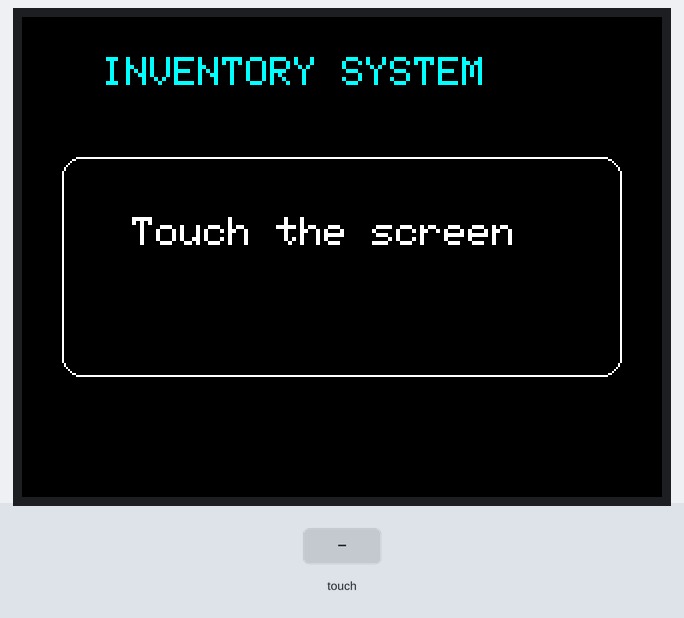
This sketch was run on a simulated ESP32. Parts: 320×240 colour display. The test bench sets the inputs (shaded band). What the sketch prints to the serial monitor is not drawn.

Above: at 1.4 s.
1.5 s: touch panel pressed at 13 % / 10 % of its raw x / y range
At 1.9 s:
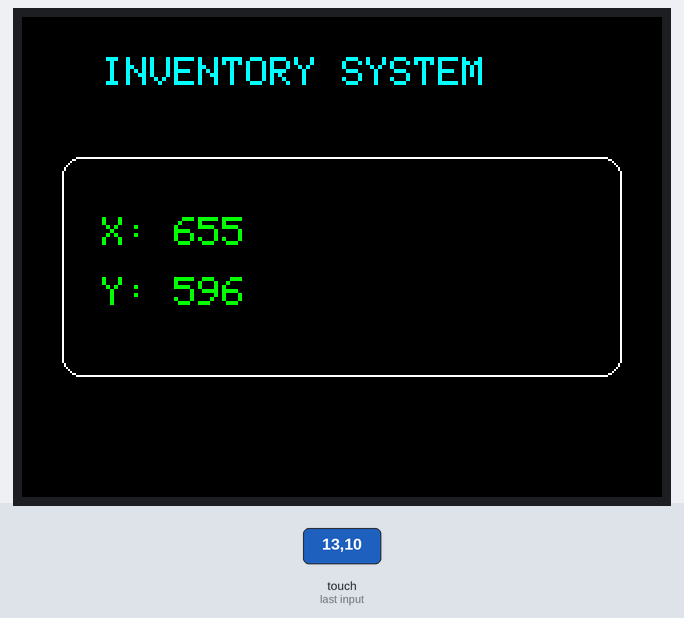
3.0 s: touch panel pressed at 38 % / 10 % of its raw x / y range
At 4.3 s:
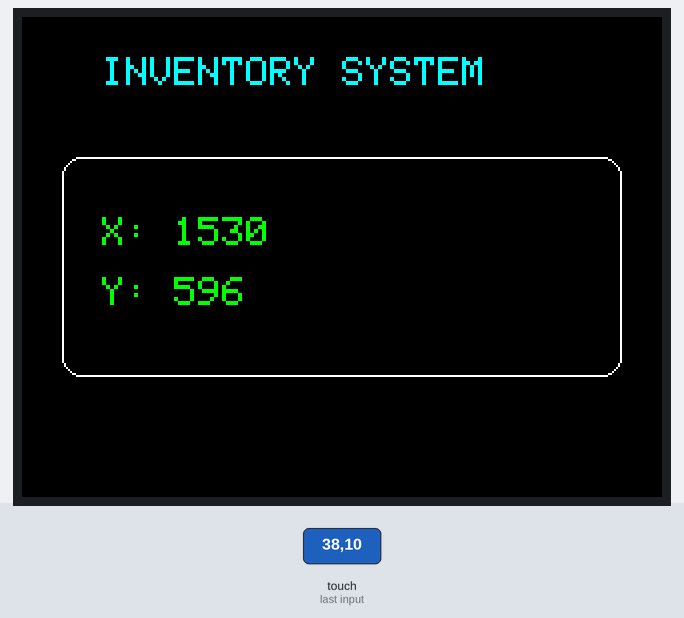
Timing chart, 0 to 6.0 s (numbered marks = the images above; inputs shaded):
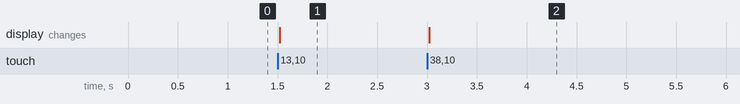

The sketch:

sketch_nov22b.ino
```cpp
#include <SPI.h>
#include <Adafruit_GFX.h>
#include <Adafruit_ILI9341.h>
#include <XPT2046_Touchscreen.h>

// TFT display pins
#define TFT_CS   5
#define TFT_DC   27
#define TFT_RST  26

// Touchscreen pins
#define TOUCH_CS  33
#define TOUCH_IRQ 25

Adafruit_ILI9341 tft(TFT_CS, TFT_DC, TFT_RST);
XPT2046_Touchscreen touch(TOUCH_CS, TOUCH_IRQ);

void setup() {
  Serial.begin(115200);

  pinMode(TFT_CS, OUTPUT);
  pinMode(TOUCH_CS, OUTPUT);

  digitalWrite(TFT_CS, HIGH);
  digitalWrite(TOUCH_CS, HIGH);

  SPI.begin(18, 19, 23);

  // Initialize display
  tft.begin();
  tft.setRotation(1);
  tft.fillScreen(ILI9341_BLACK);

  // Initialize touchscreen
  touch.begin();
  touch.setRotation(1);

  // Draw test interface
  tft.setTextColor(ILI9341_CYAN);
  tft.setTextSize(2);
  tft.setCursor(40, 20);
  tft.println("INVENTORY SYSTEM");

  tft.drawRoundRect(
    20, 70, 280, 110, 10,
    ILI9341_WHITE
  );

  tft.setTextColor(ILI9341_WHITE);
  tft.setCursor(55, 100);
  tft.println("Touch the screen");

  Serial.println("TFT Touch Test Ready!");
}

void loop() {
  if (touch.touched()) {
    TS_Point p = touch.getPoint();

    Serial.print("Touch X: ");
    Serial.print(p.x);
    Serial.print(" Y: ");
    Serial.println(p.y);

    tft.fillRect(
      25, 90, 270, 70,
      ILI9341_BLACK
    );

    tft.setTextColor(ILI9341_GREEN);
    tft.setTextSize(2);

    tft.setCursor(40, 100);
    tft.print("X: ");
    tft.println(p.x);

    tft.setCursor(40, 130);
    tft.print("Y: ");
    tft.println(p.y);

    delay(200);
  }
}
```

Measured:
- after the input at 1.5 s, the display: changes at once (image 1)
- after the input at 3.0 s, the display: changes at once (image 2)
